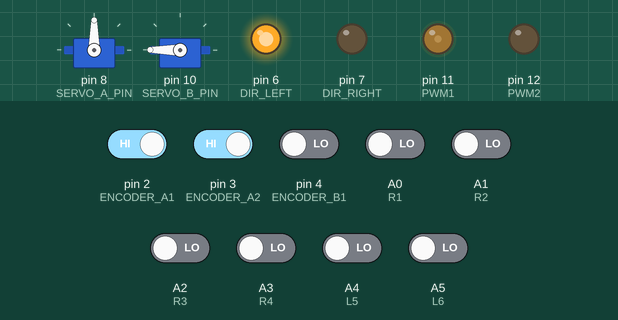
Bench run of a sketch on a simulated Arduino Nano, built with avr-gcc and run on an emulated ATmega328P. Shown: 2 × servo, output pins drawn as LEDs (lit = HIGH). The inputs (shaded band) are chosen by the test bench; at power-on: pin 2 (ENCODER_A1), pin 3 (ENCODER_A2) HIGH, A0 (R1), A1 (R2), A2 (R3), A3 (R4), A4 (L5), A5 (L6), pin 4 (ENCODER_B1) LOW.

Above: at 3.9 s.
4.0 s: A0 (R1) driven HIGH
At 4.5 s:
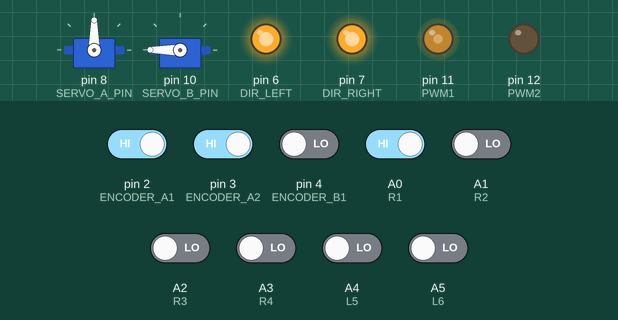
5.5 s: pin 2 (ENCODER_A1) driven LOW
At 6.7 s:
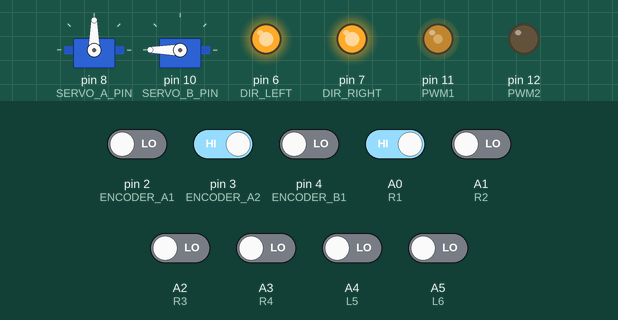
7.0 s: A0 (R1) driven LOW and A1 (R2) driven HIGH
At 8.0 s:
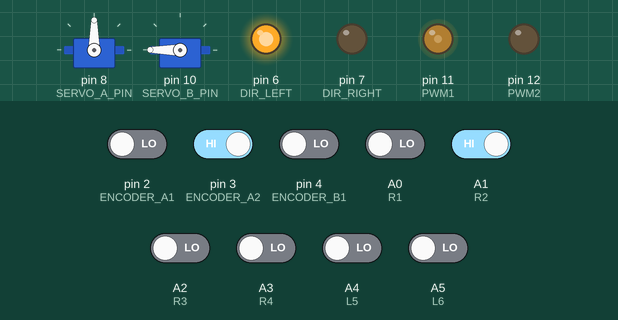
8.5 s: A1 (R2) driven LOW
At 9.8 s:
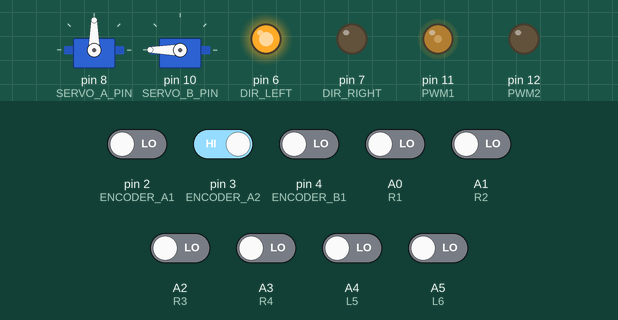
10.1 s: A2 (R3) driven HIGH
At 11.3 s:
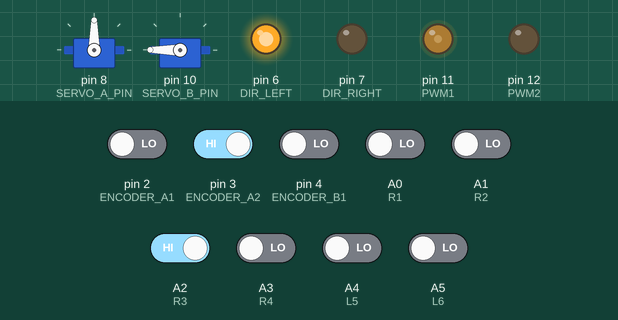
11.6 s: A5 (L6) driven HIGH
At 12.7 s:
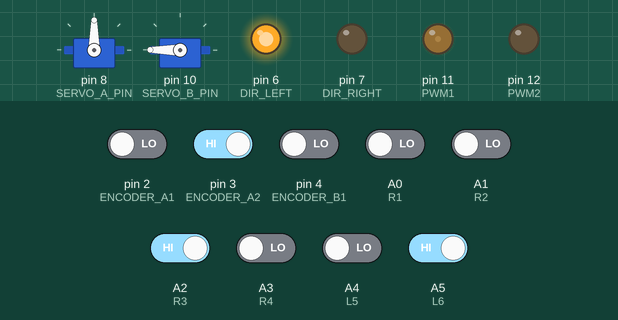
Timing chart, 0 to 14.1 s (numbered marks = the images above; inputs shaded):
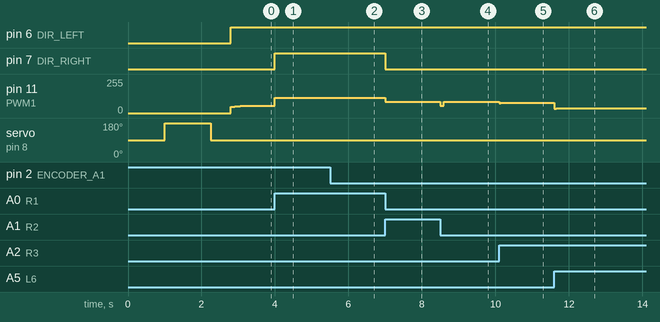

Measured:
- after the input at 4.0 s, pin 7 (DIR_RIGHT): LOW → HIGH at once; pin 11 (PWM1): 55/255 → 115/255 at once
- after the input at 5.5 s, pin 11 (PWM1): 115/255 → 114/255 at once, → 115/255 0.05 s later
- after the input at 7.0 s, pin 7 (DIR_RIGHT): HIGH → LOW at once; pin 11 (PWM1): 115/255 → 85/255 at once
- after the input at 8.5 s, pin 11 (PWM1): 85/255 → 54/255 at once, → 55/255 0.05 s later, → 85/255 0.05 s later
- after the input at 10.1 s, pin 11 (PWM1): 85/255 → 76/255 at once
- after the input at 11.6 s, pin 11 (PWM1): 76/255 → 34/255 at once

The sketch:

Vehicle_LAST_05.ino
```cpp
#include <MsTimer2.h>
#include <Servo.h>
#define SERVO_A_BASE 90
#define SERVO_B_BASE 50
#define SERVO_A_DOWN 180
#define SERVO_B_PICK 180
Servo servoA, servoB;
#define SERVO_A_PIN 8   //俯仰
#define SERVO_B_PIN 10  //爪子
#define SERVO_C_PIN 9   //旋转
#define ENCODER_A1 2    //电机 1
#define ENCODER_B1 4
#define ENCODER_A2 3  //电机 2
#define ENCODER_B2 5
#define PWM1 11
#define PWM2 12
#define DIR_LEFT 6   // 左侧电机方向控制
#define DIR_RIGHT 7  // 右侧电机方向控制

// 8路红外传感器定义 (A7-A0)
#define L8 A7  // 最左侧
#define L7 A6
#define L6 A5
#define L5 A4
#define R4 A3  // 中间右侧（与L5相邻）
#define R3 A2
#define R2 A1
#define R1 A0  // 最右侧

#define PERIOD 50  // 控制周期50ms
#define Kp 3.0     // 比例系数
#define Ti 0.1     // 积分系数
#define Td 0.05    // 微分系数
int judge = 1;
float velocity1;
float velocity2;
long encoderVal1;
long encoderVal2;
int output1;
int output2;
float target1 = 15.0;
float target2 = 15.0;
#define V 30 // 基础速度值

// 预测机制相关变量
int lost_count = 0;                    // 连续丢线计数器
float last_nonzero_target1 = 15.0;     // 上一次非零转向值（左轮）
float last_nonzero_target2 = 15.0;     // 上一次非零转向值（右轮）

// 转弯状态检测变量
int turn_direction = 0;            // 0=直行, 1=左转, -1=右转
int consecutive_turns = 0;         // 连续转弯计数
unsigned long last_turn_time = 0;  // 上次转弯时间
const int TURN_THRESHOLD = 2;      // 连续转弯阈值
const int TURN_TIMEOUT = 300;      // 转弯超时时间(ms)

// 直角弯检测
bool sharp_turn_detected = false;
unsigned long sharp_turn_start = 0;
const int SHARP_TURN_DURATION = 200; // 直角弯持续时间

// 转向平滑控制
float turn_smoothing_factor = 1.0;  // 转向平滑系数 (1.0=无平滑)

void Arm_setup(Servo *servoA, Servo *servoB) {
  servoA->attach(SERVO_A_PIN);
  servoB->attach(SERVO_B_PIN);
  servoA->write(SERVO_A_BASE);
  servoB->write(SERVO_B_BASE);
}

void Arm_pickup(Servo *servoA, Servo *servoB) {
  servoA->write(SERVO_A_DOWN);
  delay(750);
  servoB->write(SERVO_B_PICK);
  delay(500);
  servoA->write(SERVO_A_BASE);
}

void Arm_drop(Servo *servoA, Servo *servoB) {
  servoA->write(SERVO_A_DOWN);
  delay(500);
  servoB->write(SERVO_B_BASE);
  delay(500);
  servoA->write(SERVO_A_BASE);
  delay(500);
}

// 简化的转弯状态检测
void detectTurnState() {
  // 根据目标速度差判断转向
  float speed_diff = target2 - target1;

  // 检测直角弯（急转弯）
  if (abs(speed_diff) > 20.0) {
    if (!sharp_turn_detected) {
      sharp_turn_detected = true;
      sharp_turn_start = millis();
    }
  } else {
    // 检查直角弯是否结束
    if (sharp_turn_detected && (millis() - sharp_turn_start > SHARP_TURN_DURATION)) {
      sharp_turn_detected = false;
    }
  }

  // 简化转向响应
  turn_smoothing_factor = 1.0;  // 保持正常转向，不进行平滑调整
}

void control(void) {
  // 读取所有8个红外传感器
  bool l8 = digitalRead(L8);
  bool l7 = digitalRead(L7);
  bool l6 = digitalRead(L6);
  bool l5 = digitalRead(L5);
  bool r4 = digitalRead(R4);
  bool r3 = digitalRead(R3);
  bool r2 = digitalRead(R2);
  bool r1 = digitalRead(R1);

  // 默认直行
  float base_speed = 15.0;
  target1 = base_speed;
  target2 = base_speed;

  // 检查是否所有传感器都未检测到黑线（丢线状态）
  bool all_off = !(l8 || l7 || l6 || l5 || r4 || r3 || r2 || r1);

  if (all_off) {
    // 丢线状态 - 使用预测机制增强转向
    lost_count++;

    // 简化预测机制
    if (lost_count > 2) {
      // 使用上一次的转向值继续运动
      target1 = last_nonzero_target1;
      target2 = last_nonzero_target2;

      // 限制速度在合理范围内
      if (target1 > 30) target1 = 30;
      if (target1 < -30) target1 = -30;
      if (target2 > 30) target2 = 30;
      if (target2 < -30) target2 = -30;
    }
  } else {
    // 有传感器检测到线 - 重置丢线计数器
    lost_count = 0;

    // ==== 传感器处理逻辑 (优先级从高到低) ====

    // 检测多传感器组合情况（可能是直角弯）
    int active_sensors = l8 + l7 + l6 + l5 + r4 + r3 + r2 + r1;

    // 1. 优先处理最外侧传感器 - 直角弯/急转弯
    if (l8) {  // 极左位置 - 激进右转
      target1 = -10.0;
      target2 = 35.0;
    } else if (r1) {  // 极右位置 - 激进左转
      target1 = 35.0;
      target2 = -10.0;
    }
    // 2. 处理次外侧传感器 - 大角度转弯
    else if (l7) {  // 次左外
      target1 = 5.0;
      target2 = 25.0;
    } else if (r2) {  // 次右外
      target1 = 25.0;
      target2 = 5.0;
    }
    // 3. 处理内侧传感器 - 常规转弯
    else if (l6) {  // 左侧检测
      target1 = 8.0;
      target2 = 22.0;
    } else if (r3) {  // 右侧检测
      target1 = 22.0;
      target2 = 8.0;
    }
    // 4. 处理最内侧传感器
    else if (l5) {  // 左中检测
      target1 = 12.0;
      target2 = 18.0;
    } else if (r4) {  // 右中检测
      target1 = 18.0;
      target2 = 12.0;
    }
    // 5. 中间传感器都检测到或直行
    else {
      target1 = 15.0;
      target2 = 15.0;
    }

    // 记录非零转向值用于预测
    if (target1 != base_speed || target2 != base_speed) {
      last_nonzero_target1 = target1;
      last_nonzero_target2 = target2;
    }
  }

  // 简化：不调用复杂的转弯检测，保持基础控制

  // 简化速度计算
  velocity1 = encoderVal1 * 0.1;  // 简化的速度计算
  encoderVal1 = 0;
  velocity2 = encoderVal2 * 0.1;  // 简化的速度计算
  encoderVal2 = 0;

  // 电机控制
  output1 = pidcontroller1(target1, velocity1);
  if (output1 > 0) {
    digitalWrite(DIR_LEFT, HIGH);
  } else {
    digitalWrite(DIR_LEFT, LOW);
  }
  analogWrite(PWM1, abs(output1));

  output2 = pidcontroller2(target2, velocity2);
  if (output2 > 0) {
    digitalWrite(DIR_RIGHT, LOW);
  } else {
    digitalWrite(DIR_RIGHT, HIGH);
  }
  analogWrite(PWM2, abs(output2));
}

int pidcontroller1(float targetVelocity, float currentVelocity) {
  static float previous_error1 = 0;
  static float sum1 = 0;
  float error1 = targetVelocity - currentVelocity;
  sum1 += error1;

  // 限制积分饱和
  if (sum1 > 100) sum1 = 100;
  if (sum1 < -100) sum1 = -100;

  float derivative1 = error1 - previous_error1;
  float u1 = Kp * error1 + Ti * sum1 + Td * derivative1;
  previous_error1 = error1;

  if (u1 > 255) u1 = 255;
  if (u1 < -255) u1 = -255;
  return (int)u1;
}

int pidcontroller2(float targetVelocity, float currentVelocity) {
  static float previous_error2 = 0;
  static float sum2 = 0;
  float error2 = targetVelocity - currentVelocity;
  sum2 += error2;

  // 限制积分饱和
  if (sum2 > 100) sum2 = 100;
  if (sum2 < -100) sum2 = -100;

  float derivative2 = error2 - previous_error2;
  float u2 = Kp * error2 + Ti * sum2 + Td * derivative2;
  previous_error2 = error2;

  if (u2 > 255) u2 = 255;
  if (u2 < -255) u2 = -255;
  return (int)u2;
}

void getEncoder1(void) {
  if (digitalRead(ENCODER_A1) == LOW) {
    if (digitalRead(ENCODER_B1) == LOW) {
      encoderVal1++;
    } else {
      encoderVal1--;
    }
  } else {
    if (digitalRead(ENCODER_B1) == LOW) {
      encoderVal1--;
    } else {
      encoderVal1++;
    }
  }
}

void getEncoder2(void) {
  if (digitalRead(ENCODER_A2) == LOW) {
    if (digitalRead(ENCODER_B2) == LOW) {
      encoderVal2++;
    } else {
      encoderVal2--;
    }
  } else {
    if (digitalRead(ENCODER_B2) == LOW) {
      encoderVal2--;
    } else {
      encoderVal2++;
    }
  }
}

void setup() {
  TCCR1B = TCCR1B & B11111000 | B00000001;

  // 先初始化引脚，再设置舵机
  pinMode(DIR_LEFT, OUTPUT);
  pinMode(DIR_RIGHT, OUTPUT);
  pinMode(ENCODER_A1, INPUT);
  pinMode(ENCODER_B1, INPUT);
  pinMode(ENCODER_A2, INPUT);
  pinMode(ENCODER_B2, INPUT);
  pinMode(PWM1, OUTPUT);
  pinMode(PWM2, OUTPUT);

  // 初始化红外传感器
  pinMode(L8, INPUT);
  pinMode(L7, INPUT);
  pinMode(L6, INPUT);
  pinMode(L5, INPUT);
  pinMode(R4, INPUT);
  pinMode(R3, INPUT);
  pinMode(R2, INPUT);
  pinMode(R1, INPUT);

  // 停止电机
  analogWrite(PWM1, 0);
  analogWrite(PWM2, 0);

  Arm_setup(&servoA, &servoB);
  delay(1000);  // 等待舵机稳定
  Arm_pickup(&servoA, &servoB);
  delay(500);


  MsTimer2::set(PERIOD, control);
  MsTimer2::start();

  attachInterrupt(digitalPinToInterrupt(ENCODER_A1), getEncoder1, CHANGE);
  attachInterrupt(digitalPinToInterrupt(ENCODER_A2), getEncoder2, CHANGE);

  Serial.begin(9600);
}

void loop() {
  while (judge == 1) {
    // 检测是否到达终点（所有传感器都检测到黑线）
    if (digitalRead(L8) && digitalRead(L7) && digitalRead(L6) && digitalRead(L5) && digitalRead(R4) && digitalRead(R3) && digitalRead(R2) && digitalRead(R1)) {
      MsTimer2::stop();

      // 停止电机
      analogWrite(PWM1, 0);
      analogWrite(PWM2, 0);
      delay(200);

      // 放下物体
      Arm_drop(&servoA, &servoB);
      judge = 0;
    }
  }

  // 调试输出
  static unsigned long lastPrint = 0;
  if (millis() - lastPrint > 200) {
    lastPrint = millis();

    Serial.print("Targets: ");
    Serial.print(target1);
    Serial.print(", ");
    Serial.print(target2);
    Serial.print(" | Outputs: ");
    Serial.print(output1);
    Serial.print(", ");
    Serial.print(output2);
    Serial.print(" | Lost: ");
    Serial.print(lost_count);
    Serial.print(" | Vel: ");
    Serial.print(velocity1);
    Serial.print(",");
    Serial.print(velocity2);
    Serial.print(" | Sensors: ");
    Serial.print(digitalRead(L8));
    Serial.print(digitalRead(L7));
    Serial.print(digitalRead(L6));
    Serial.print(digitalRead(L5));
    Serial.print(digitalRead(R4));
    Serial.print(digitalRead(R3));
    Serial.print(digitalRead(R2));
    Serial.println(digitalRead(R1));
  }
}
```
